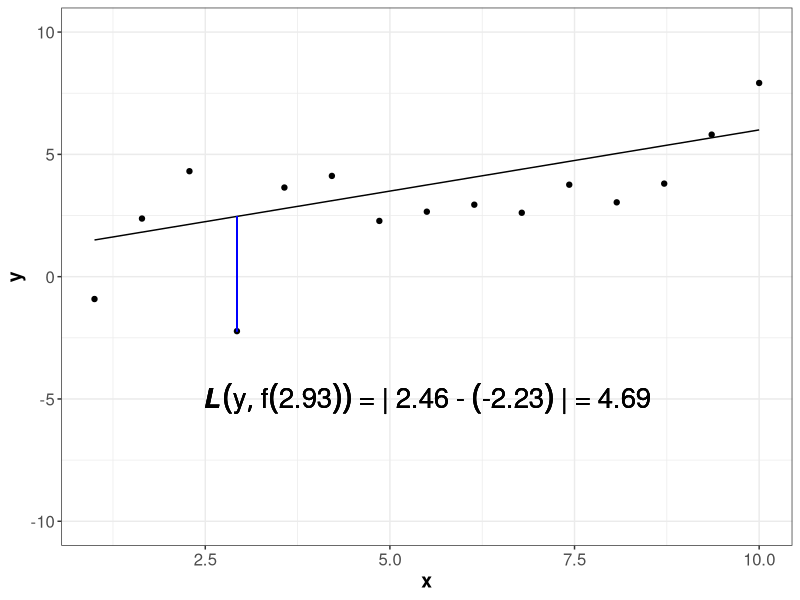
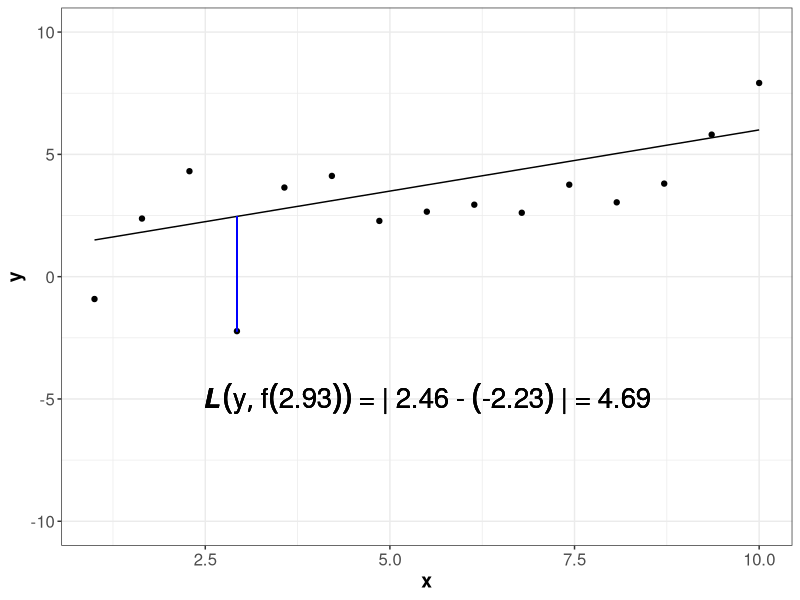

The R script that drew these images, in order:
##################################################################
####################Loss in a function ###########################
##################################################################
# Aim: show loss of a single observation

#######
#libraries
library(ggplot2)
library(gridExtra)
library(grid)

#######
# Create sample data
set.seed(1234)

#number of data points
n <- 15

# errors
sd <- 2
eps <- rnorm(n = n , mean = 0, sd = sd)

# x values
x <- seq (1,10,length.out = n)

#linear model 
b0 <- 1
b1 <- 0.5
y <- b0 + b1*x + eps


#####
#perfect model 
model_1 <- b0 + b1*x



 
data <- data.frame(x = x, y = y, model_1 = model_1) 


example_oberservation <- 4
  
loss  <- abs(model_1[example_oberservation]-y[example_oberservation])
  
loss_plot <-   ggplot(data = data, mapping = aes(x = x, y=y)) +
    geom_point() +
    geom_line (aes(x =x, y= model_1))+
    geom_segment(aes(x = x[example_oberservation], 
                       y = model_1[example_oberservation], 
                       xend = x[example_oberservation], 
                       yend = y[example_oberservation]),
                 colour = "blue")+
    #geom_segment(aes(xend = x, yend = model), alpha = .2) +
    theme_bw() +
    ylim(c(-10,10))+
    annotate("text", x = 5.5, y = -5, label = bquote(bolditalic(L)(y,f(bold(.(round(x[example_oberservation],2)))))~"="~"|"~.(round(model_1[example_oberservation],2))~"-"~(.(round(y[example_oberservation],2)))~"|"~"="~.(round(loss,2))), size = 7) +
    theme(axis.text=element_text(size=12),
         axis.title=element_text(size=14,face="bold"))
  
    
  
loss_plot



ggsave(filename = "figure/ml-basic_riskmin-1-loss.png", plot = loss_plot, width = 7, height = 3.5, units = "in")


